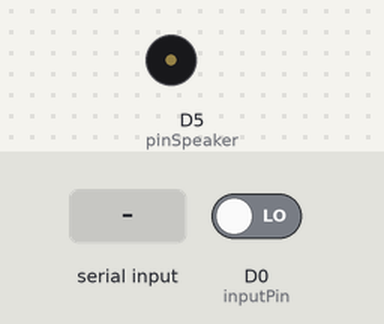
Recording of a sketch running on a simulated ESP8266 (NodeMCU). Parts: buzzer (waves = sounding, pin HIGH). Inputs (shaded band) come from the test bench; at power-on: D0 (inputPin) LOW. WiFi joins after 1.5 s; servers stay silent unless stated; what the sketch prints to the serial monitor is not drawn.

Above: at 3.0 s.
3.1 s: "90,45\n" received over the second serial link
At 4.3 s:
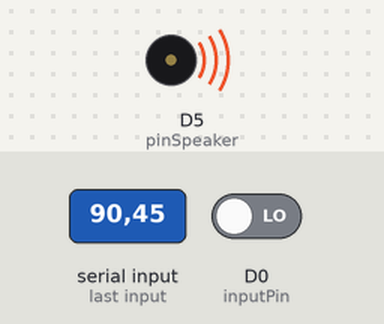
4.6 s: "0\n" received over the second serial link
Timing chart, 0 to 7.6 s (numbered marks = the images above; inputs shaded):
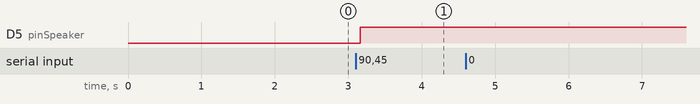

Measured:
- after the input at 3.1 s, D5 (pinSpeaker): LOW → HIGH after 0.06 s
- after the input at 4.6 s, every drawn part: stays the same

The sketch:

GESECS_Security.ino
```cpp
#if defined(ESP32)
#include <WiFi.h>
#elif defined(ESP8266)
#include <ESP8266WiFi.h>
#endif

#include <WiFiClientSecure.h>

//#include <TelegramCertificate.h>
#include <UniversalTelegramBot.h>
#include <ArduinoJson.h>

#include <Wire.h>

#include <SoftwareSerial.h>

#define WIFI_SSID "GESECS Monitor"
#define WIFI_PASSWORD "darmayu123"

#define BOTtoken "5491660764:AAE25RzZeRoG-qRV5Ix9HScjYZH4xGUQiHA"
#define CHAT_ID "1079904158"

WiFiClientSecure client;

SoftwareSerial serial(D1, D2);

X509List cert(TELEGRAM_CERTIFICATE_ROOT);
UniversalTelegramBot bot(BOTtoken, client);

int inputPin = D0;                                         // Memilih input PIR Sensor
int val = 0;                                               // Variable pembaca status pin
int pinSpeaker = D5;                               // Memilih pin buzzer, dengan pin PWM

String data;
char c;

void setup()
{
  Serial.begin(9600);
  serial.begin(9600);

  wifiConnecting();
  //  thing.add_wifi(WIFI_SSID, WIFI_PASSWORD);
  client.setInsecure();

  bot.sendMessage(CHAT_ID, "GESECS started up", "");

  pinMode(inputPin, INPUT);               // jadikan Sensor sebagai Input
  pinMode(pinSpeaker, OUTPUT);      // jadikan buzzer sebagai output
}

void loop()
{
  val = digitalRead(inputPin);

  while (serial.available() > 0) {
    delay(10);
    c = serial.read();
    data += c;
  }

  if (data.length() > 0) {
    Serial.print("Key Status : ");
    Serial.println(data);
    //    handleData();

    readPirData();

    data = "";
  }

}

void readPirData()
{
  if (data.toInt() == 0) {

    if (val == HIGH) {
      playTone(300, 160);

      delay(300);

      Serial.println("Terdeteksi suatu pergerakan!");

      Serial.println("=================================================================");
      Serial.println("Sending message to Telegram");
      Serial.println("=================================================================");

      bot.sendMessage(CHAT_ID, "Stranger detected!!", "");

//      if (bot.sendMessage(CHAT_ID, "Stranger detected!!", "")) {
//        Serial.println("TELEGRAM Successfully sent");
//      } else {
//        Serial.println("TELEGRAM NOT Successfully sent");
//      }

    } else {

      digitalWrite(pinSpeaker, HIGH);
      Serial.println("Motion ended!");

      delay(300);

    }

  } else {

    digitalWrite(pinSpeaker, HIGH);
    Serial.println("Safe");

    delay(300);

  }
}

void playTone(long duration, int freq)
{
  duration *= 1000;
  int period = (1.0 / freq) * 1000000;
  long elapsed_time = 0;
  while (elapsed_time < duration) {
    digitalWrite(pinSpeaker, HIGH);
    delayMicroseconds(period / 2);
    digitalWrite(pinSpeaker, LOW);
    delayMicroseconds(period / 2);
    elapsed_time += (period);
  }
}

void wifiConnecting()
{
  WiFi.begin(WIFI_SSID, WIFI_PASSWORD);


  while (WiFi.status() != WL_CONNECTED)
  {
    Serial.print(".");
    delay(300);
    serial.print(0);
  }

  Serial.println();
  Serial.print("Connected with SSID: ");
  Serial.println(WIFI_SSID);
  Serial.println();
  Serial.print("Connected with IP: ");
  Serial.println(WiFi.localIP());
  Serial.println();
}
```
